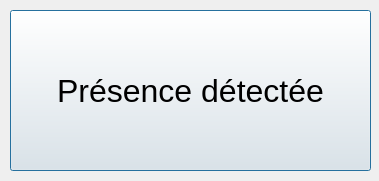
<?xml version="1.0" encoding="UTF-8"?>
<ui version="4.0">
 <class>Detecteur</class>
 <widget class="QDialog" name="Detecteur">
  <property name="geometry">
   <rect>
    <x>0</x>
    <y>0</y>
    <width>379</width>
    <height>181</height>
   </rect>
  </property>
  <property name="windowTitle">
   <string>Dialog</string>
  </property>
  <widget class="QPushButton" name="pushButtonIntrus">
   <property name="geometry">
    <rect>
     <x>10</x>
     <y>10</y>
     <width>361</width>
     <height>161</height>
    </rect>
   </property>
   <property name="font">
    <font>
     <pointsize>24</pointsize>
    </font>
   </property>
   <property name="text">
    <string>Présence détectée</string>
   </property>
  </widget>
 </widget>
 <resources/>
 <connections/>
</ui>
